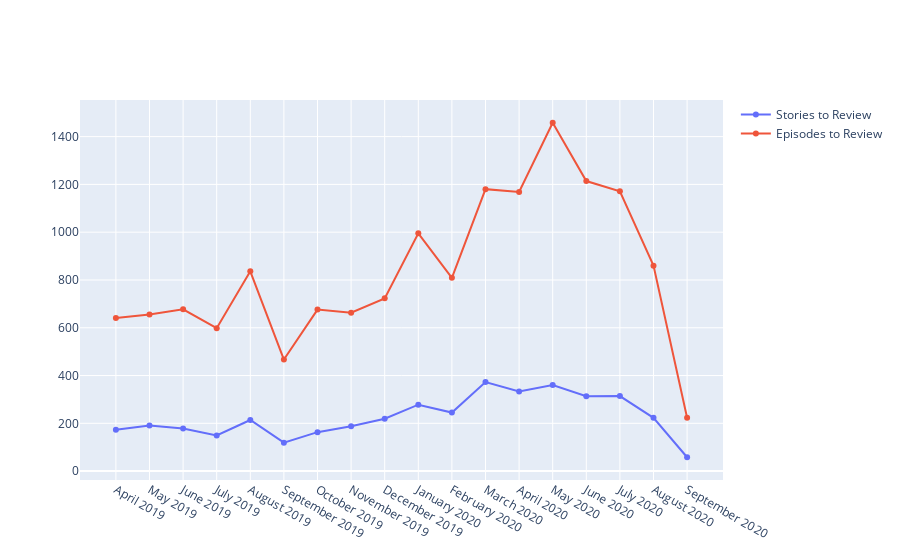

The notebook cell saved with this chart:
### Code cell
import plotly.graph_objects as go

fig = go.Figure(data=[
    go.Scatter(name='Stories to Review', x=grouped_data['period'], y=grouped_data['Stories to Review']),
    go.Scatter(name='Episodes to Review', x=grouped_data['period'], y=grouped_data['Episodes to Review'])
])
# Change the bar mode
fig.update_layout(barmode='stack', uniformtext_minsize=9, uniformtext_mode='hide')
fig.show()

### Figure 1 — Plotly figure (JSON) as saved in the notebook; plotly's stock layout.template omitted (floating-point values rounded to 4 significant figures)
{"data": [{"name": "Stories to Review", "type": "scatter", "x": ["April 2019", "May 2019", "June 2019", "July 2019", "August 2019", "September 2019", "October 2019", "November 2019", "December 2019", "January 2020", "February 2020", "March 2020", "April 2020", "May 2020", "June 2020", "July 2020", "August 2020", "September 2020"], "y": [173, 191, 178, 149, 214, 119, 163, 188, 219, 278, 245, 373, 333, 360, 313, 314, 223, 58]}, {"name": "Episodes to Review", "type": "scatter", "x": ["April 2019", "May 2019", "June 2019", "July 2019", "August 2019", "September 2019", "October 2019", "November 2019", "December 2019", "January 2020", "February 2020", "March 2020", "April 2020", "May 2020", "June 2020", "July 2020", "August 2020", "September 2020"], "y": [641, 655, 677, 598, 836, 467, 676, 663, 723, 995, 809, 1180, 1168, 1458, 1214, 1171, 860, 223]}], "layout": {"barmode": "stack", "uniformtext": {"minsize": 9, "mode": "hide"}}}
